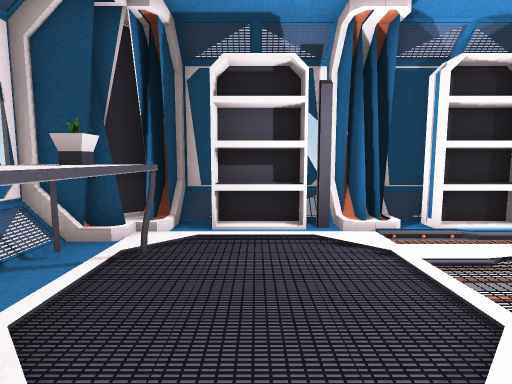
View 1 (above)

22 first-person views from a walk through a Unity game level. The camera is 1.3 m above the floor, tilts 6° down and sees 80° across. Doors are open. The floor is counted in squares, 1 m on a side. Each view is taken from the middle of a square. On the plan, view 1 faces up. The plan holds only what a view shows up to about 14 squares ahead; the rest is blank. Some surface patterns are stand-ins.

View 2
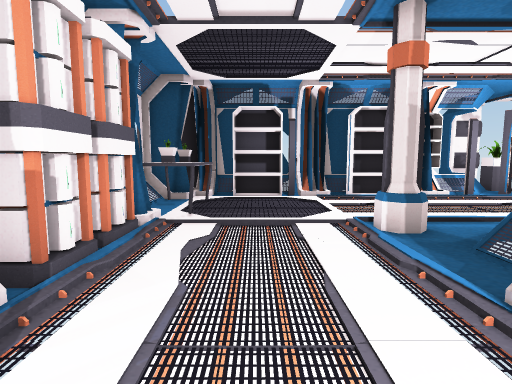

View 3
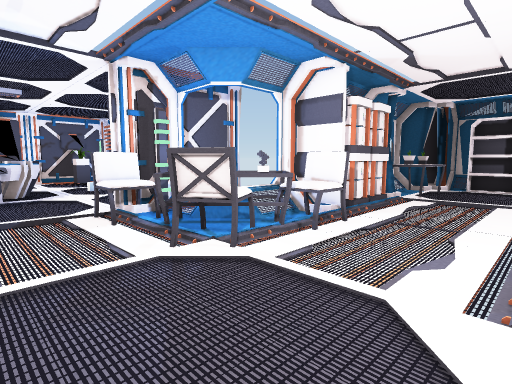

View 4
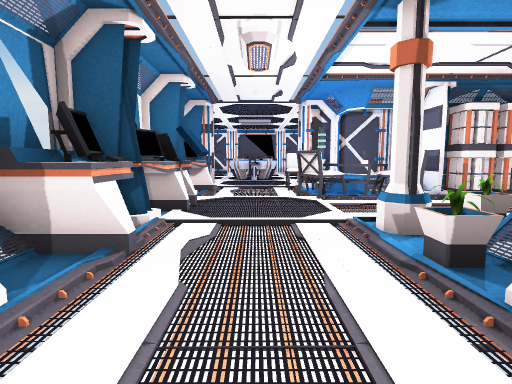

View 5
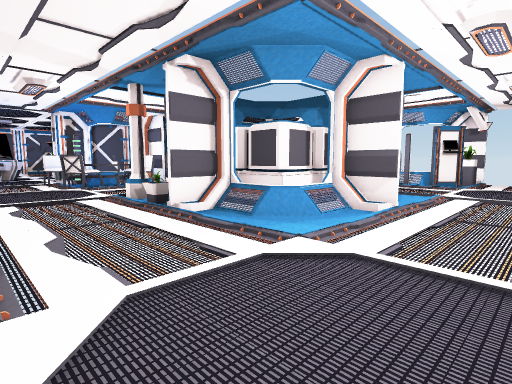

View 6
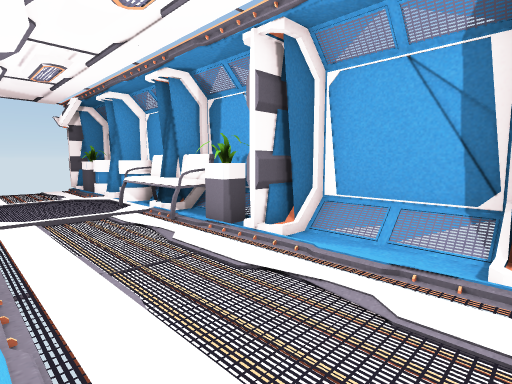

View 7
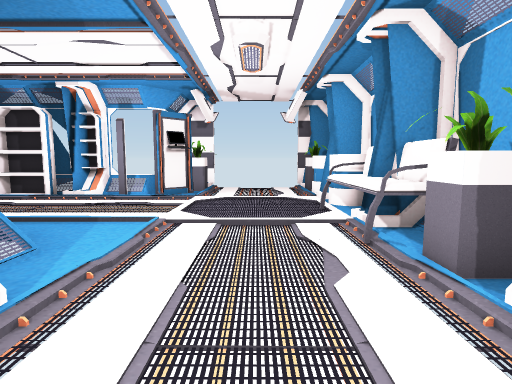

View 8
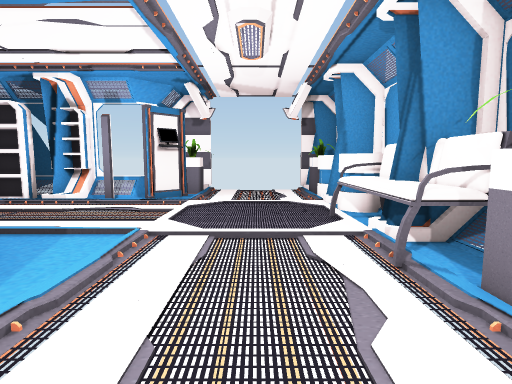

View 9
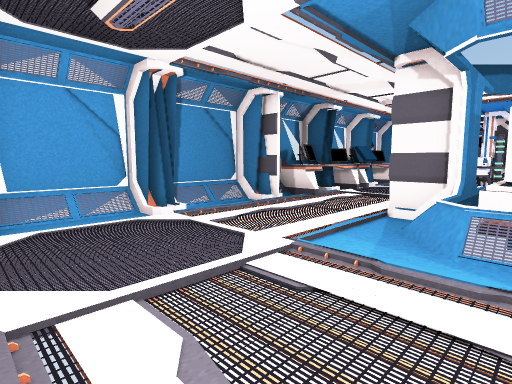

View 10
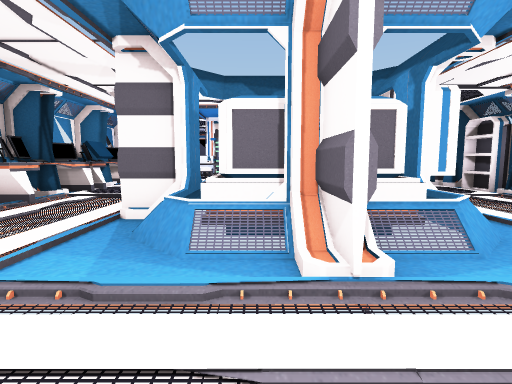

View 11
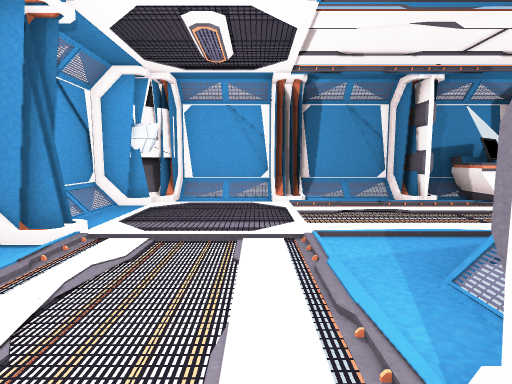

View 12
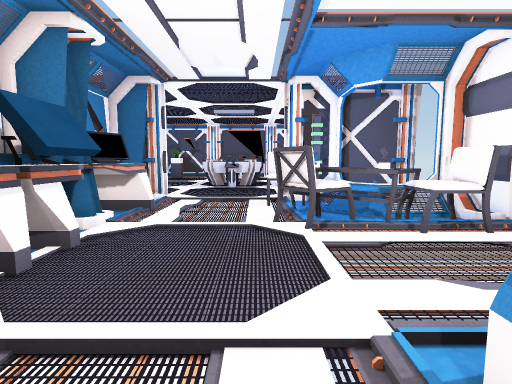

View 13
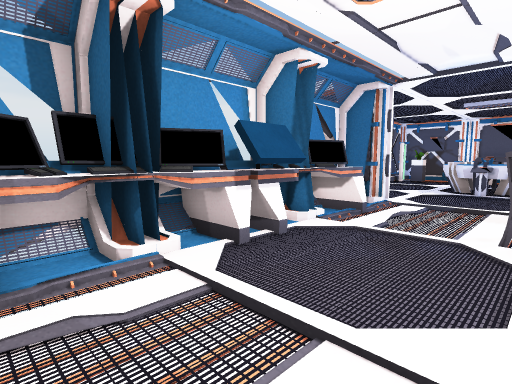

View 14
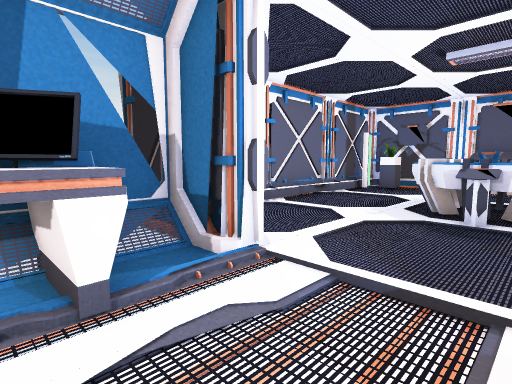

View 15
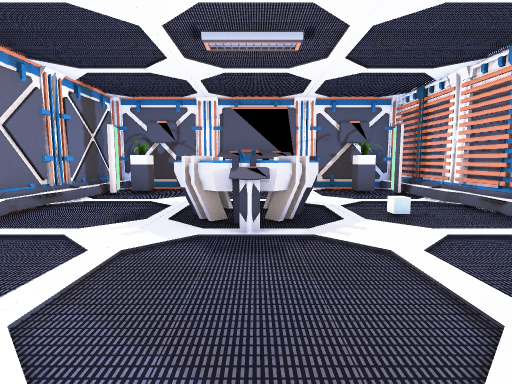

View 16
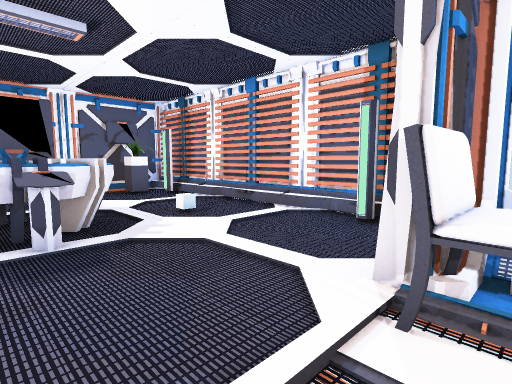

View 17
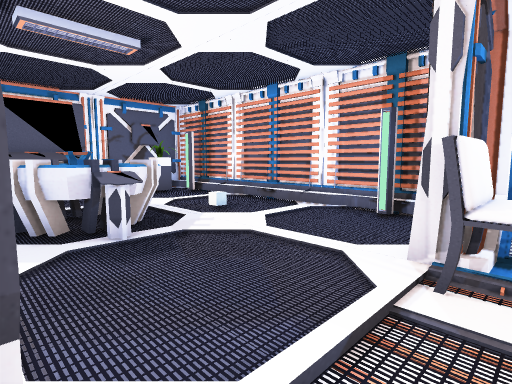

View 18
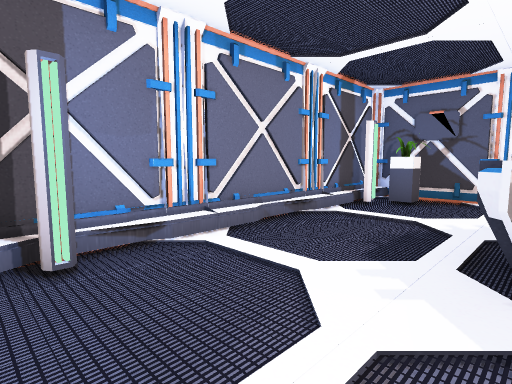

View 19
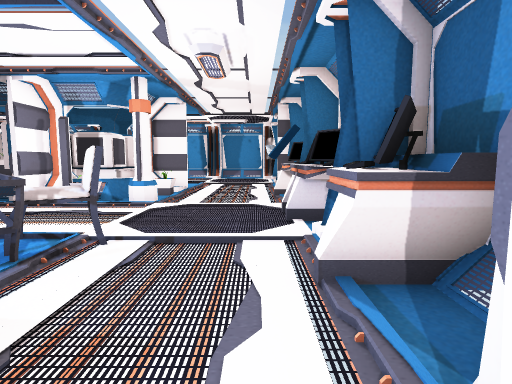

View 20
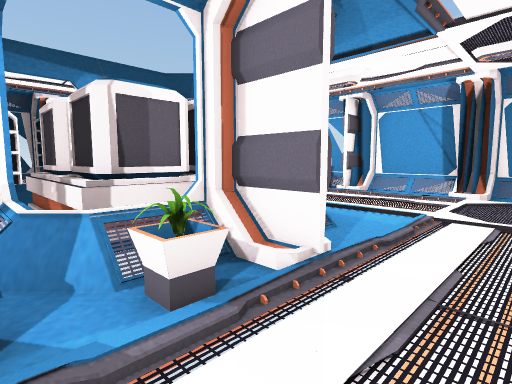

View 21
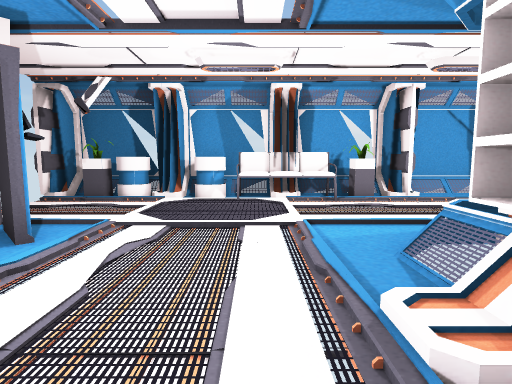

View 22
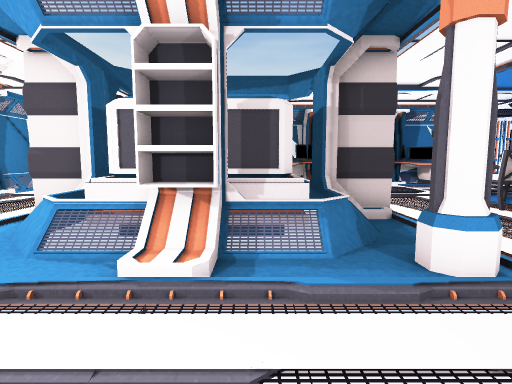

### Floor plan
Key: @ floor where view 1 was taken; # wall or solid block; x gap in a wall; . main floor; : floor 0.25 m higher than the main floor; / step, stairs or slope; D open door; = window, fence, low wall or low ledge; ^ raised ledge; O other object.
Columns run from 18 left of view 1 to 16 right of it. Each row starts with its distance up from view 1.
  9                           ##DDDDD##
  8                            /....::#
  7                 ##=###=##  #O...O##
  6                ##OO###O##x ##...^##
  5                ##OOO#:OO#::::...###
  4                #^...............^^#
  3                #^^..............OO=
  2                #^^..............OO#
  1                ##...:O../.......O##
  0                 #.@.OO//O//.....OO#
 -1                 #...:/#####/....::#
 -2                ##...:/#####/....O:#
 -3 ############# ##DDDDD#######DDDDD##
 -4 #.#.......#.# ##OO..:######/....::#
 -5 #O..........###OOO..:O=####/....::#
 -6 #...........##OOO...:OO:#//.....:##
 -7 #...........DOOOOO..OO::D::::....##
 -8 #^.  ^^^....DO..O.......D......../#
 -9 #^...^^^=...D...........D......../#
-10 #^.  ^^^....D...........D........ #
-11 #.....=.....D.OOOOOOOOO.D...:...###
-12 #...........#/OOOOOOOOO/# //# //##
-13 #O..........###### ##############
-14 #.#.......#.#
-15 #############

Where each view was taken, in squares from view 1:
view 1: 0 up, 0 right, facing up
view 2: 5 down, 0 right, facing up
view 3: 10 down, 2 right, facing up-left
view 4: 9 down, 8 right, facing left
view 5: 11 down, 13 right, facing up-left
view 6: 7 down, 10 right, facing up-right
view 7: 5 down, 12 right, facing up
view 8: 4 down, 12 right, facing up
view 9: 4 down, 14 right, facing down-left
view 10: 4 down, 13 right, facing left
view 11: 2 down, 11 right, facing down
view 12: 8 down, 4 right, facing left
view 13: 7 down, 4 right, facing down-left
view 14: 8 down, 3 left, facing down-left
view 15: 9 down, 5 left, facing left
view 16: 10 down, 5 left, facing up-left
view 17: 11 down, 5 left, facing up-left
view 18: 10 down, 7 left, facing down-left
view 19: 10 down, 7 left, facing right
view 20: 9 down, 3 right, facing up-right
view 21: 2 up, 4 right, facing right
view 22: 4 up, 5 right, facing down
